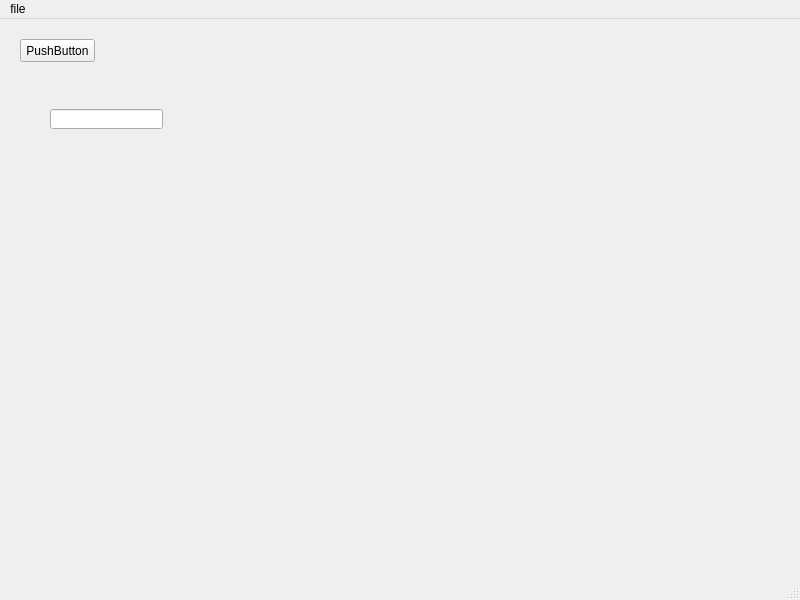
<?xml version="1.0" encoding="UTF-8"?>
<ui version="4.0">
 <class>MainWindow</class>
 <widget class="QMainWindow" name="MainWindow">
  <property name="geometry">
   <rect>
    <x>0</x>
    <y>0</y>
    <width>800</width>
    <height>600</height>
   </rect>
  </property>
  <property name="windowTitle">
   <string>MainWindow</string>
  </property>
  <widget class="QWidget" name="centralwidget">
   <widget class="QPushButton" name="pushButton">
    <property name="geometry">
     <rect>
      <x>20</x>
      <y>20</y>
      <width>75</width>
      <height>23</height>
     </rect>
    </property>
    <property name="text">
     <string>PushButton</string>
    </property>
   </widget>
   <widget class="QLineEdit" name="lineEdit">
    <property name="geometry">
     <rect>
      <x>50</x>
      <y>90</y>
      <width>113</width>
      <height>20</height>
     </rect>
    </property>
   </widget>
  </widget>
  <widget class="QMenuBar" name="menubar">
   <property name="geometry">
    <rect>
     <x>0</x>
     <y>0</y>
     <width>800</width>
     <height>22</height>
    </rect>
   </property>
   <widget class="QMenu" name="menufile">
    <property name="title">
     <string>file</string>
    </property>
    <addaction name="actionnew"/>
   </widget>
   <addaction name="menufile"/>
  </widget>
  <widget class="QStatusBar" name="statusbar"/>
  <action name="actionnew">
   <property name="text">
    <string>new</string>
   </property>
  </action>
 </widget>
 <resources/>
 <connections/>
</ui>
